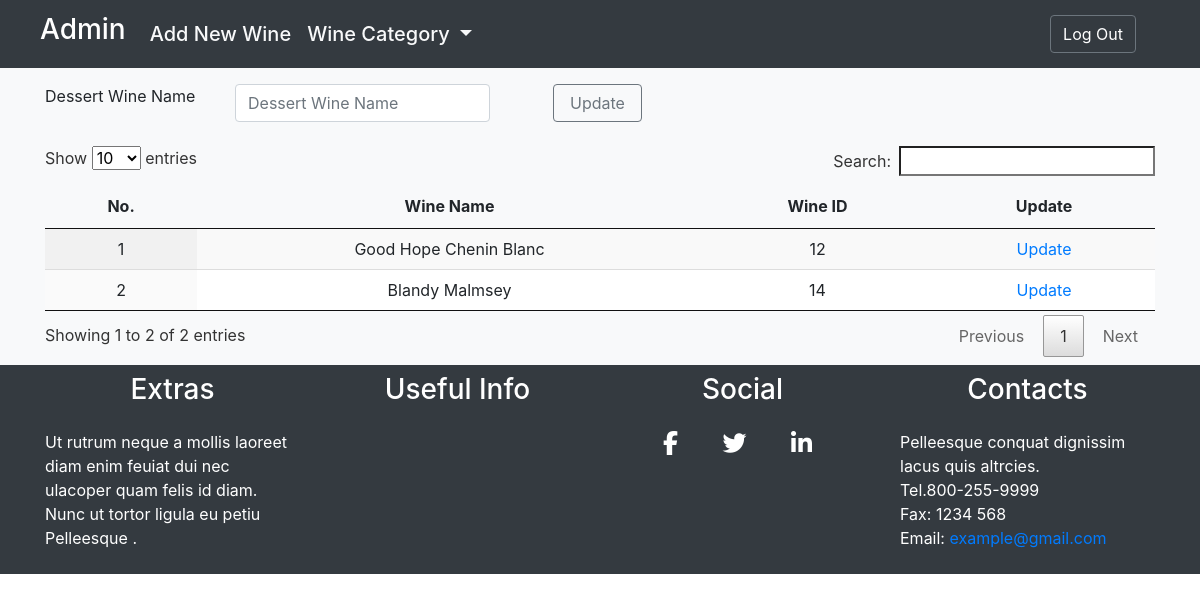
Page /view/dessertwine_view.php (signed in) on the committed database.
### tables this page shows
CREATE TABLE `wine` (
  `id` int(11) NOT NULL,
  `name` varchar(100) DEFAULT NULL,
  `categoryid` int(11) DEFAULT NULL,
  `description` varchar(300) DEFAULT NULL,
  `image_url` varchar(200) DEFAULT NULL,
  `created_by` int(11) DEFAULT NULL,
  `updated_by` int(11) DEFAULT NULL,
  `created_at` date DEFAULT NULL,
  `updated_at` date DEFAULT NULL
);

### model/dbconnect.php (called while the page is built, shortened)
<?php
$db = "winestore";
?>

### controller/dessertwine_controller.php (called while the page is built, shortened)
<?php
require_once '../model/dessertwine_model.php';
class DessertWineController
{
        function select($id)
        {
            $dessertwine = new DessertWine();
            $data = $dessertwine->select($id);
            return $data;
        }
}
?>

### model/dessertwine_model.php (called while the page is built, shortened)
<?php
class DessertWine
{
    protected $conn;
    function __construct()
    {
        include __DIR__."/dbconnect.php";
		$this->conn = $conn;
    }
        function select($id)
        {
            if($id == null)
                return mysqli_query($this->conn,
                "SELECT wine.name,wine.id,category.category_id FROM `wine` INNER JOIN `category` WHERE wine.categoryid=4 and category.category_id=4");
            else
                return mysqli_query($this->conn,
                "SELECT *
                    FROM `wine` WHERE id=$id");
        }
}
?>

### view/dessertwine_view.php (the view, shortened to what this page needs)
<?php
require_once 'header.php';
require_once 'admin_navbar.php';
require_once '../controller/dessertwine_controller.php';
$dessertwine = new DessertWineController();
$wupdate = "Update";
$ud = "";
?>
<div class="container-fluid bg-light">
    <div class="container pt-3 align-center">
		<form class="form-group" role="form" action ="../controller/dessertwine_controller.php" method="post">
            <div class="form-group row">
                <label for="wname" class="col-sm-2 col-control-label">Dessert Wine Name</label>
                <div class="col-sm-3">
                    <input type="text" class="form-control" name="wname" placeholder="Dessert Wine Name"
                    >
                    <?php
                        if($ud = "update")
                        {
                    ?>
                            <input type="hidden" name="id" value="<?= $id ?>">
                    <?php
                        }
                    ?>
                </div>
                <button class="btn btn-outline-secondary ml-5 mr-2 px-3" type="submit" name=<?= $ud ?>><?= $wupdate ?></button>
            </div>
		</form>
	</div>
    <div class="container py-2">
        <table id="example" class="display text-center">
            <thead>
                <tr>
                    <th>No.</th>
                    <th>Wine Name</th>
                    <th>Wine ID</th>
                    <th>Update</th>
                </tr>
            </thead>
            <tbody>
                <?php
                    $sql = $dessertwine->select("");
                    $i = 1;
                    while($data = mysqli_fetch_array($sql))
                    {
                ?>
                        <tr>
                            <td><?= $i++ ?></td>
                            <td><?= $data['name'] ?></td>
                            <td><?= $data['id'] ?></td>
                            <td>
                                <a href="../view/dessertwine_view.php?id=<?= $data['id'] ?>" >Update</a>
                            </td>
                        </tr>
                <?php
                    }
                ?>
            </tbody>
        </table>
    </div>
</div>
<?php
require_once 'footer.php';
?>

### rows in the picture
wine: name "Good Hope Chenin Blanc", id "12"
wine: name "Blandy Malmsey", id "14"

### other values in the picture
$wupdate "Update"
